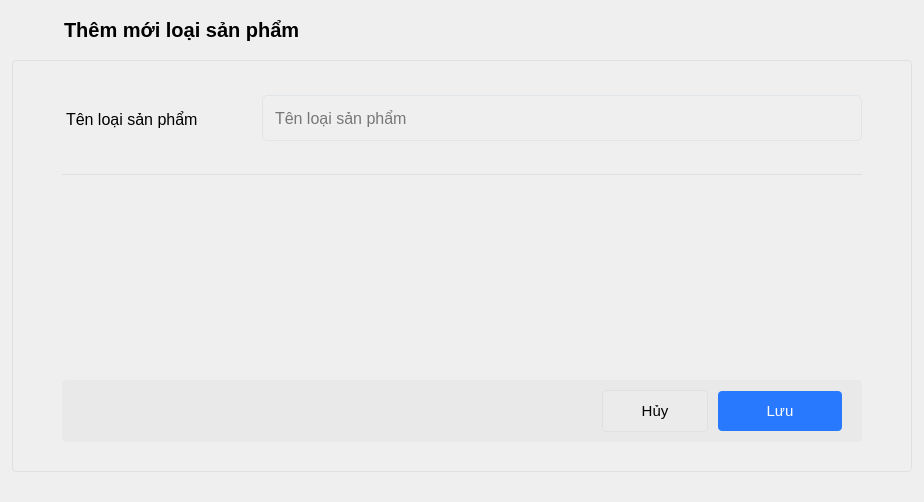
<?xml version="1.0" encoding="UTF-8"?>
<ui version="4.0">
 <class>Form</class>
 <widget class="QWidget" name="Form">
  <property name="geometry">
   <rect>
    <x>0</x>
    <y>0</y>
    <width>924</width>
    <height>502</height>
   </rect>
  </property>
  <property name="windowTitle">
   <string>Form</string>
  </property>
  <property name="styleSheet">
   <string notr="true">#backBtn{
	margin-left: 10px;
	margin-right: 10px;
	background: transparent;
}

QPushButton{
	min-height: 36px;
	font-size: 14px;
	padding: 2px 12px;
}

QTableWidget QHeaderView::section {
  	height: 48px;
	font-weight: 600;
	text-align: left;
	font-size: 14px;
	border-bottom: 1px solid #e0e1ef;
    border-right: 1px solid #e0e1ef;
	font-weight: 600;
    background: #fff;
	padding: 0 16px;
}
#tableUserContainer{
	border: none;
	border-radius:  4px;
}

QTableWidget::item {
   	padding: 0 16px;
	vertical-align: middle;
	height: 50px;
    border-bottom: 1px solid #ddd;	
	border-right: 1px solid #ddd;
	cursor: pointer;
}

#stackedWidget{
	background: #fff;
}

#userDialogForm QLabel{
	color: #000;
	font-size: 16px;
	font-weight: 400;
}

#userDialogForm  QLineEdit{
	border: 1px solid #e0e5e9;
	background: transparent;
	font-size: 16px;
	line-height: 1.2;
	min-height:34px;
	height: 34px;
	border-radius: 5px;
	padding: 5px 10px;
	min-width: 200px;
}

QLineEdit{
	border: 1px solid #e0e5e9;
	font-size: 16px;
	line-height: 1.2;
	min-height:34px;
	height: 34px;
	border-radius: 5px;
	padding: 5px 10px;
	min-width: 200px;
}

#centralwidget QLineEdit:focus {
	border-color: #5500ff;
}

#btn_cancel_category{
	background: #ebebeb;
	outline: none;
	border: 1px solid #e0e0e0;
	min-height: 36px;
    min-width: 80px;
	border-radius: 4px;
	padding: 2px 12px;
}

#btn_cancel_category:hover{
	background: #f4f5f8;
}

#btnUser{
	min-height: 36px;
	border-radius: 4px;
	overflow: hidden;
	color: #fff;
    background: #2979ff;
	border: 1px;
	font-size: 14px;
	padding: 2px 12px;
    min-width: 80px;
}

QPushButton{
	min-height: 36px;
	font-size: 14px;
	padding: 2px 12px;
}

#btnUser:hover{
	    background: #0062cc;
}

#footerUserContainer{
	 background-color: #fbfbfe;
	padding: 12px 24px;
	border-top: 1px solid #e0e0e0;
}

#backBtn{
	margin-left: 10px;
	margin-right: 10px;
	background: transparent;
}

#dialog_title_category{
	font-size: 20px;
	font-weight: bold;
}

#popupHeader{
	height: 60px;
	min-height: 24px;
}

#widget_12, #widget_11, #widget_10, #widget_7{
		border-bottom: 1px solid #e0e0e0;
}	

#userDialogForm{
		border-radius: 4px;
		border: 1px solid #e0e0e0;
}



#userDialogFormSubContainer{
	background: #e9e9e9;
	border-radius: 4px;
}
 #formInput_4 QLabel {
	margin-top: 10px;
}
QHBoxLayout QLabel{
	background: red;
}

#labelName, #labelUserName, #labelPassword, #labelConfirm{
	margin-top:30px;
}

QPushButton{
	min-width: 80px;
	min-height: 36px;
	border-radius: 4px;
	font-size: 15px;
}

#error_category_name{
	padding-top: 8px;
	padding-bottom: 8px;
}

#btn_save_category{
		width:  100px;
		background: #2979ff;
		color: #fff;
}

#btn_save_category:hover{
	background: #1a73e8;
}

#btn_save_category QLabel{
	padding-left: 10px;
}

#search_btn_2{
	border: none;
}

#searchBoxContainer QLineEdit, #searchBoxContainer_2 QLineEdit{
	border: none;
}

#searchBoxContainer{
	border: 1px solid #e0e0e0;
    border-radius: 3.5px;	
	min-height: 36px;
}

#searchBoxContainer_2{
	border: 1px solid #e0e0e0;
    border-radius: 3.5px;
	min-height: 36px;
}

#headerAdmin{
	background: #fff;
}

#change_btn{
	max-width: 20px !important;
}

#change_btn:hover{
	background: #ddd;
}

#back_btn_category{
	min-width: 30px;
}

#search_input_5{
	padding: 0;
	padding-left: 10px
}

#customers_btn_2, #products_btn_2, #orders_btn_2, #dashboard_btn_2,#home_btn_2,#user_btn_2{
	text-align: left;
}

</string>
  </property>
  <layout class="QVBoxLayout" name="verticalLayout">
   <property name="spacing">
    <number>0</number>
   </property>
   <property name="leftMargin">
    <number>0</number>
   </property>
   <property name="topMargin">
    <number>0</number>
   </property>
   <property name="rightMargin">
    <number>0</number>
   </property>
   <property name="bottomMargin">
    <number>0</number>
   </property>
   <item>
    <layout class="QVBoxLayout" name="verticalLayout_8">
     <property name="spacing">
      <number>0</number>
     </property>
     <property name="leftMargin">
      <number>0</number>
     </property>
     <property name="topMargin">
      <number>0</number>
     </property>
     <property name="rightMargin">
      <number>0</number>
     </property>
     <property name="bottomMargin">
      <number>0</number>
     </property>
     <item>
      <widget class="QWidget" name="widget_6" native="true">
       <layout class="QVBoxLayout" name="verticalLayout_9">
        <property name="spacing">
         <number>0</number>
        </property>
        <property name="leftMargin">
         <number>0</number>
        </property>
        <property name="topMargin">
         <number>0</number>
        </property>
        <property name="rightMargin">
         <number>0</number>
        </property>
        <property name="bottomMargin">
         <number>0</number>
        </property>
        <item>
         <layout class="QVBoxLayout" name="verticalLayout_7">
          <item>
           <widget class="QWidget" name="popupHeader" native="true">
            <property name="minimumSize">
             <size>
              <width>0</width>
              <height>60</height>
             </size>
            </property>
            <layout class="QHBoxLayout" name="horizontalLayout_8">
             <property name="spacing">
              <number>0</number>
             </property>
             <property name="leftMargin">
              <number>0</number>
             </property>
             <property name="topMargin">
              <number>0</number>
             </property>
             <property name="rightMargin">
              <number>0</number>
             </property>
             <property name="bottomMargin">
              <number>0</number>
             </property>
             <item>
              <layout class="QHBoxLayout" name="horizontalLayout_7">
               <property name="spacing">
                <number>0</number>
               </property>
               <item>
                <widget class="QPushButton" name="back_btn_category">
                 <property name="cursor">
                  <cursorShape>PointingHandCursor</cursorShape>
                 </property>
                 <property name="text">
                  <string/>
                 </property>
                 <property name="icon">
                  <iconset resource="../resource.qrc">
                   <normaloff>:/icon/resources/icon/back.svg</normaloff>:/icon/resources/icon/back.svg</iconset>
                 </property>
                </widget>
               </item>
               <item>
                <widget class="QLabel" name="dialog_title_category">
                 <property name="font">
                  <font>
                   <pointsize>-1</pointsize>
                   <weight>75</weight>
                   <bold>true</bold>
                  </font>
                 </property>
                 <property name="text">
                  <string>Thêm mới loại sản phẩm</string>
                 </property>
                </widget>
               </item>
               <item>
                <spacer name="horizontalSpacer_4">
                 <property name="orientation">
                  <enum>Qt::Horizontal</enum>
                 </property>
                 <property name="sizeHint" stdset="0">
                  <size>
                   <width>40</width>
                   <height>20</height>
                  </size>
                 </property>
                </spacer>
               </item>
              </layout>
             </item>
            </layout>
           </widget>
          </item>
          <item>
           <widget class="QWidget" name="widget_9" native="true">
            <property name="sizePolicy">
             <sizepolicy hsizetype="Expanding" vsizetype="Preferred">
              <horstretch>0</horstretch>
              <verstretch>0</verstretch>
             </sizepolicy>
            </property>
            <property name="minimumSize">
             <size>
              <width>0</width>
              <height>100</height>
             </size>
            </property>
            <layout class="QHBoxLayout" name="horizontalLayout_12">
             <property name="spacing">
              <number>0</number>
             </property>
             <property name="leftMargin">
              <number>0</number>
             </property>
             <property name="topMargin">
              <number>0</number>
             </property>
             <property name="rightMargin">
              <number>0</number>
             </property>
             <property name="bottomMargin">
              <number>0</number>
             </property>
             <item>
              <layout class="QHBoxLayout" name="horizontalLayout_11">
               <property name="spacing">
                <number>0</number>
               </property>
               <property name="bottomMargin">
                <number>30</number>
               </property>
               <item>
                <spacer name="horizontalSpacer_7">
                 <property name="orientation">
                  <enum>Qt::Horizontal</enum>
                 </property>
                 <property name="sizeHint" stdset="0">
                  <size>
                   <width>40</width>
                   <height>20</height>
                  </size>
                 </property>
                </spacer>
               </item>
               <item>
                <widget class="QWidget" name="userDialogForm" native="true">
                 <property name="sizePolicy">
                  <sizepolicy hsizetype="Expanding" vsizetype="Preferred">
                   <horstretch>0</horstretch>
                   <verstretch>0</verstretch>
                  </sizepolicy>
                 </property>
                 <property name="minimumSize">
                  <size>
                   <width>900</width>
                   <height>300</height>
                  </size>
                 </property>
                 <layout class="QVBoxLayout" name="verticalLayout_10">
                  <property name="spacing">
                   <number>0</number>
                  </property>
                  <property name="leftMargin">
                   <number>50</number>
                  </property>
                  <property name="topMargin">
                   <number>20</number>
                  </property>
                  <property name="rightMargin">
                   <number>50</number>
                  </property>
                  <property name="bottomMargin">
                   <number>30</number>
                  </property>
                  <item>
                   <layout class="QVBoxLayout" name="userDialogFormContainer_2">
                    <property name="spacing">
                     <number>0</number>
                    </property>
                    <property name="leftMargin">
                     <number>0</number>
                    </property>
                    <property name="topMargin">
                     <number>0</number>
                    </property>
                    <property name="rightMargin">
                     <number>0</number>
                    </property>
                    <property name="bottomMargin">
                     <number>0</number>
                    </property>
                    <item>
                     <widget class="QWidget" name="widget_7" native="true">
                      <layout class="QHBoxLayout" name="horizontalLayout_9">
                       <property name="spacing">
                        <number>0</number>
                       </property>
                       <property name="leftMargin">
                        <number>0</number>
                       </property>
                       <property name="topMargin">
                        <number>0</number>
                       </property>
                       <property name="rightMargin">
                        <number>0</number>
                       </property>
                       <property name="bottomMargin">
                        <number>0</number>
                       </property>
                       <item>
                        <widget class="QWidget" name="widget_14" native="true">
                         <layout class="QHBoxLayout" name="horizontalLayout_20">
                          <property name="spacing">
                           <number>0</number>
                          </property>
                          <property name="leftMargin">
                           <number>0</number>
                          </property>
                          <property name="topMargin">
                           <number>0</number>
                          </property>
                          <property name="rightMargin">
                           <number>0</number>
                          </property>
                          <property name="bottomMargin">
                           <number>0</number>
                          </property>
                          <item>
                           <layout class="QHBoxLayout" name="formInput_5">
                            <property name="spacing">
                             <number>0</number>
                            </property>
                            <property name="topMargin">
                             <number>0</number>
                            </property>
                            <item alignment="Qt::AlignTop">
                             <widget class="QLabel" name="labelName">
                              <property name="minimumSize">
                               <size>
                                <width>200</width>
                                <height>0</height>
                               </size>
                              </property>
                              <property name="text">
                               <string>Tên loại sản phẩm</string>
                              </property>
                             </widget>
                            </item>
                            <item alignment="Qt::AlignTop">
                             <widget class="QWidget" name="widget_15" native="true">
                              <property name="maximumSize">
                               <size>
                                <width>16777215</width>
                                <height>16777215</height>
                               </size>
                              </property>
                              <layout class="QVBoxLayout" name="verticalLayout_16">
                               <property name="spacing">
                                <number>0</number>
                               </property>
                               <property name="leftMargin">
                                <number>0</number>
                               </property>
                               <property name="topMargin">
                                <number>15</number>
                               </property>
                               <property name="rightMargin">
                                <number>0</number>
                               </property>
                               <property name="bottomMargin">
                                <number>0</number>
                               </property>
                               <item>
                                <widget class="QLineEdit" name="category_name_le">
                                 <property name="minimumSize">
                                  <size>
                                   <width>222</width>
                                   <height>46</height>
                                  </size>
                                 </property>
                                 <property name="maximumSize">
                                  <size>
                                   <width>16777215</width>
                                   <height>16777215</height>
                                  </size>
                                 </property>
                                 <property name="text">
                                  <string/>
                                 </property>
                                 <property name="placeholderText">
                                  <string notr="true">Tên loại sản phẩm</string>
                                 </property>
                                 <property name="clearButtonEnabled">
                                  <bool>true</bool>
                                 </property>
                                </widget>
                               </item>
                               <item>
                                <widget class="QLabel" name="error_category_name">
                                 <property name="text">
                                  <string/>
                                 </property>
                                 <property name="margin">
                                  <number>0</number>
                                 </property>
                                </widget>
                               </item>
                              </layout>
                             </widget>
                            </item>
                           </layout>
                          </item>
                         </layout>
                        </widget>
                       </item>
                      </layout>
                     </widget>
                    </item>
                    <item>
                     <spacer name="verticalSpacer_3">
                      <property name="orientation">
                       <enum>Qt::Vertical</enum>
                      </property>
                      <property name="sizeHint" stdset="0">
                       <size>
                        <width>20</width>
                        <height>40</height>
                       </size>
                      </property>
                     </spacer>
                    </item>
                    <item>
                     <widget class="QWidget" name="userDialogFormSubContainer" native="true">
                      <layout class="QVBoxLayout" name="verticalLayout_11">
                       <property name="spacing">
                        <number>0</number>
                       </property>
                       <property name="leftMargin">
                        <number>0</number>
                       </property>
                       <property name="topMargin">
                        <number>0</number>
                       </property>
                       <property name="rightMargin">
                        <number>0</number>
                       </property>
                       <property name="bottomMargin">
                        <number>0</number>
                       </property>
                       <item>
                        <layout class="QHBoxLayout" name="horizontalLayout_19">
                         <property name="spacing">
                          <number>10</number>
                         </property>
                         <property name="topMargin">
                          <number>10</number>
                         </property>
                         <property name="rightMargin">
                          <number>20</number>
                         </property>
                         <property name="bottomMargin">
                          <number>10</number>
                         </property>
                         <item>
                          <spacer name="horizontalSpacer_11">
                           <property name="orientation">
                            <enum>Qt::Horizontal</enum>
                           </property>
                           <property name="sizeHint" stdset="0">
                            <size>
                             <width>40</width>
                             <height>20</height>
                            </size>
                           </property>
                          </spacer>
                         </item>
                         <item>
                          <widget class="QPushButton" name="btn_cancel_category">
                           <property name="cursor">
                            <cursorShape>PointingHandCursor</cursorShape>
                           </property>
                           <property name="text">
                            <string>Hủy</string>
                           </property>
                          </widget>
                         </item>
                         <item>
                          <widget class="QPushButton" name="btn_save_category">
                           <property name="cursor">
                            <cursorShape>PointingHandCursor</cursorShape>
                           </property>
                           <property name="text">
                            <string>Lưu</string>
                           </property>
                          </widget>
                         </item>
                        </layout>
                       </item>
                      </layout>
                     </widget>
                    </item>
                   </layout>
                  </item>
                 </layout>
                </widget>
               </item>
               <item>
                <spacer name="horizontalSpacer_6">
                 <property name="orientation">
                  <enum>Qt::Horizontal</enum>
                 </property>
                 <property name="sizeHint" stdset="0">
                  <size>
                   <width>40</width>
                   <height>20</height>
                  </size>
                 </property>
                </spacer>
               </item>
              </layout>
             </item>
            </layout>
           </widget>
          </item>
         </layout>
        </item>
       </layout>
      </widget>
     </item>
    </layout>
   </item>
  </layout>
 </widget>
 <resources>
  <include location="../resource.qrc"/>
 </resources>
 <connections/>
</ui>
